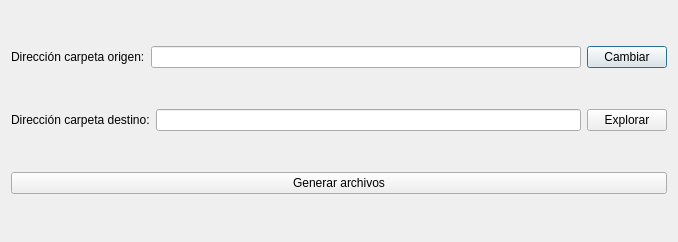
<?xml version="1.0" encoding="UTF-8"?>
<ui version="4.0">
 <class>Table</class>
 <widget class="QDialog" name="Table">
  <property name="geometry">
   <rect>
    <x>0</x>
    <y>0</y>
    <width>678</width>
    <height>242</height>
   </rect>
  </property>
  <property name="windowTitle">
   <string>Dialog</string>
  </property>
  <layout class="QVBoxLayout" name="verticalLayout">
   <item>
    <layout class="QHBoxLayout" name="horizontalLayout_6">
     <item>
      <widget class="QLabel" name="label_7">
       <property name="text">
        <string>Dirección carpeta origen:</string>
       </property>
      </widget>
     </item>
     <item>
      <widget class="QLineEdit" name="txtOriginPath"/>
     </item>
     <item>
      <widget class="QPushButton" name="browseOriginFolderButton">
       <property name="text">
        <string>Cambiar</string>
       </property>
      </widget>
     </item>
    </layout>
   </item>
   <item>
    <layout class="QHBoxLayout" name="horizontalLayout_5">
     <item>
      <widget class="QLabel" name="label_6">
       <property name="text">
        <string>Dirección carpeta destino:</string>
       </property>
      </widget>
     </item>
     <item>
      <widget class="QLineEdit" name="txtDestinyPath"/>
     </item>
     <item>
      <widget class="QPushButton" name="browseDestinyFolderButton">
       <property name="text">
        <string>Explorar</string>
       </property>
      </widget>
     </item>
    </layout>
   </item>
   <item>
    <widget class="QPushButton" name="generateButton">
     <property name="text">
      <string>Generar archivos</string>
     </property>
    </widget>
   </item>
  </layout>
 </widget>
 <resources/>
 <connections/>
</ui>
